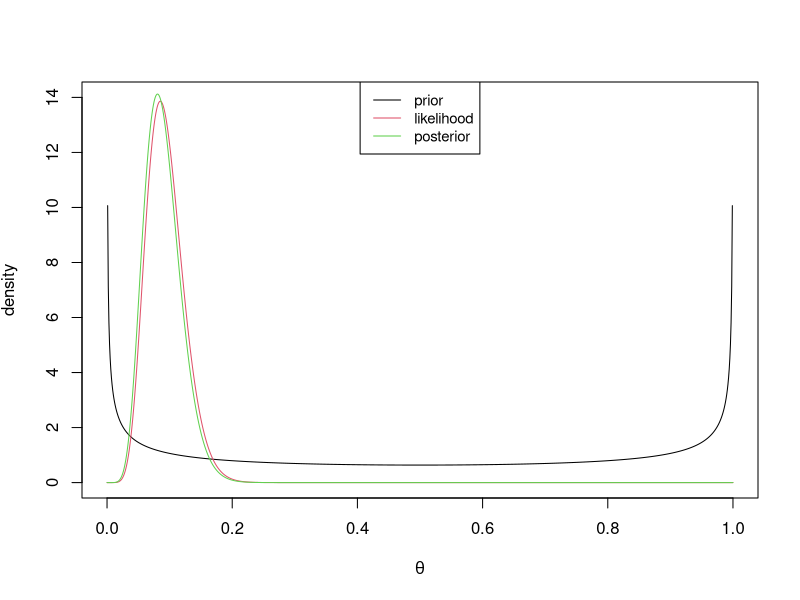
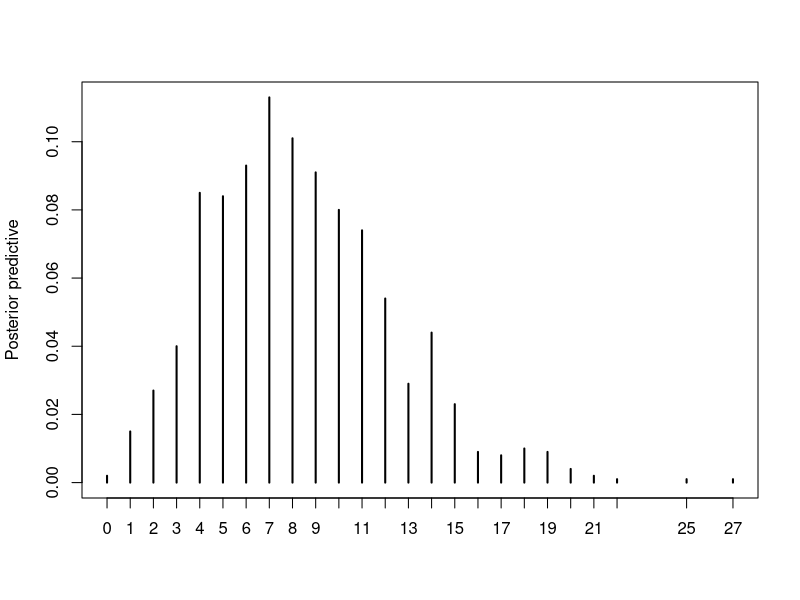

Write the R code that produced these figures, in order.
## ---- chunk 1
ord_suffix <-
    function(x) switch(as.character(x), "1"="st", "2"="nd", "3"="rd", "th")
as_ordinal <- function(x) paste0(x, ord_suffix(x))
## ---- chunk 2
rep_tracker <- function(k, m, n, a, b, t) {
    if (k > (t * (m * a + n * b))) warning("First argument is out of range")
    ## 
    ## INSERT YOUR CODE HERE TO DETERMINE v AND i
    ## 
    list(src_vector = v, src_index = i)
    }
## ---- chunk 3
k <- 130 ; m <- 11 ; n <- 8 ; a <- 2 ; b <- 3 ; t <- 4
## ---- chunk 4
k <- 130 ; m <- 11 ; n <- 8 ; a <- 2 ; b <- 3 ; t <- 4
skip_times <- k %/% (m*a + n*b)
r <- k %% (m*a + n*b)
if (r == 0L) r <- m*a
is_x <- (r <= m*a)
d <- ifelse(is_x, a, b)
s <- ifelse(is_x, r, r - m*a)
## ---- chunk 5
forbidden <- function(k, m, n, a, b, t) {
    if (any(k > (t * (m * a + n * b)))) warning("First argument is out of range")
    xy <- rep(c(rep("x", each = m*a), rep("y", each = n*b)),
              times = t)
    ij <- rep(c(rep(1:m, each = a), rep(1:n, each = b)),
              times = t)
    list(src_vector = xy[k], src_index = ij[k])
    }
## ---- chunk 6
cat("# Solution")
## ---- chunk 7
## I would expect their solution to look something like this.
rep_tracker <- function(k, m, n, a, b, t) {
    if (k > (t * (m * a + n * b))) warning("First argument is out of range")
    r <- k %% (m * a + n * b)
    if (r == 0) r <- m * a + n * b
    if (r <= m*a) {
        v <- "x"
        d <- a
    } else {
        v <- "y"
        r <- r - m*a
        d <- b
    }
    i <- ceiling(r/d)   ## Or:  i <- ((r - 1) %/% d) + 1
    list(src_vector = v, src_index = i)
    }
## ---- chunk 8
## For grading, you can give full credit if they followed the
## guidelines of the assignment and their function is correct (see
## below for how you can test this).  If you take off any points, you
## should insert brief comments in the .Rmd file to explain each
## deduction of points.
## 
## If their code is so messy that it's unreadable, you can take off one
## point for that and explain why.
## 
## If they have errors in their function, here are my suggestions for
## assigning points:
## 
rep_tracker <- function(k, m, n, a, b, t) {
    if (k > (t * (m * a + n * b))) warning("First argument is out of range")
    ## BEGIN 4 point block---------------------------------
    r <- k %% (m * a + n * b)
    if (r == 0) r <- m * a + n * b
    ## END 4 point block---------------------------------
    ## BEGIN 7 point block---------------------------------
    if (r <= m*a) {
        v <- "x"
        d <- a
    } else {
        v <- "y"
        r <- r - m*a
        d <- b
    }
    ## END 7 point block---------------------------------
    ## BEGIN 4 point block---------------------------------
    i <- ceiling(r/d)   ## Or:  i <- ((r - 1) %/% d) + 1
    ## END 4 point block---------------------------------
    list(src_vector = v, src_index = i)
}
## Use your judgement of course.  I hope that they won't introduce any
## mistakes by changing any of the parts that I gave them (the first
## and last couple of lines), but if they do, you should talk off a
## point or two for that as well.
## ---- chunk 9
## After reviewing their code, you can test their solutions by
## generating a few random examples.  It's probably a good idea to
## check some edge cases as well.  Here's a function you can use for
## this.
test_gen <- function(edge = FALSE) {
    m <- sample(1:40, 1)
    n <- sample(1:40, 1)
    a <- sample(1:10, 1)
    b <- sample(1:10, 1)
    t <- sample(1:10, 1)
    ## Just choose a random admissible value unless edge is TRUE, in
    ## which case we choose a random edge case.
    if (edge) {
        edge_cases <- (1:t) * (m * a + n * b)
        edge_cases <- c(edge_cases, edge_cases - (m * a + n * b) + 1)
        k <- sample(edge_cases, 1)
    } else {
        k <- sample(1:(t * (m*a + n*b)), 1)
    }
    list(k = k, m = m, n = n, a = a, b = b, t = t)
}
## ---- chunk 10
## BTW, here is a vectorized version of the function.  You could probably
## talk about this in the next lab.  It should work if any or
## all of k, m, n, a, b, or t are vectors, with the usual R recycling
## if they are not all of the same length.
vrep_tracker <- function(k, m, n, a, b, t) {
    if (any(k > (t * (m * a + n * b)))) warning("Arguments out of range")
    len_w <- m * a + n * b
    r <- k %% len_w
    r <- ifelse(r == 0, len_w, r)
    is_x <- r <= m*a
    v <- ifelse(is_x, "x", "y")
    r <- ifelse(is_x, r, r - m*a)
    d <- ifelse(is_x, a, b)
    i <- ceiling(r / d)
    list(src_vector = v, src_index = i)
}
## ---- chunk 11
a = 0.5 
b = 0.5
y = 8
n = 94
theta<-seq(0,1,len=1000)
plot(theta,dbeta(theta,a,b),type="l",xlab=expression(theta),
ylab=expression(density),ylim=c(0,14))# prior
lines(theta,dbeta(theta,y+1,n-y+1),type="l",xlab=expression(theta),
ylab=expression(p(theta)),col=2)# likelihood
lines(theta,dbeta(theta,a + y ,b + n - y),type="l",xlab=expression(theta),
ylab="posterior",col=3)# posterior
legend("top",legend=c("prior","likelihood","posterior"),col=c(1,2,3),
cex = 0.9, lwd =1)
## ---- chunk 12
1-pbeta(0.4118, a + y, b + n - y)
## ---- chunk 13
proportion.sample<-y/n
credible<-qbeta(c(0.025, 0.975),  a + y, b + n - y)# posterior
confidence<-c(proportion.sample - 1.96 * sqrt((proportion.sample*(1-proportion.sample))/n),
proportion.sample + 1.96 * sqrt((proportion.sample*(1-proportion.sample))/n))
credible
confidence
## ---- chunk 14
predictive.100<- (n*(a + y))/(a + y + b + n - y)
round(predictive.100,digits=0)
## ---- chunk 15
theta.s <- rbeta(1000, a + y, b + n - y) 
x.p<-rbinom(1000, n, theta.s)# for each theta, random a sample
plot(table(x.p)/1000,xlab="",ylab="Posterior predictive")
